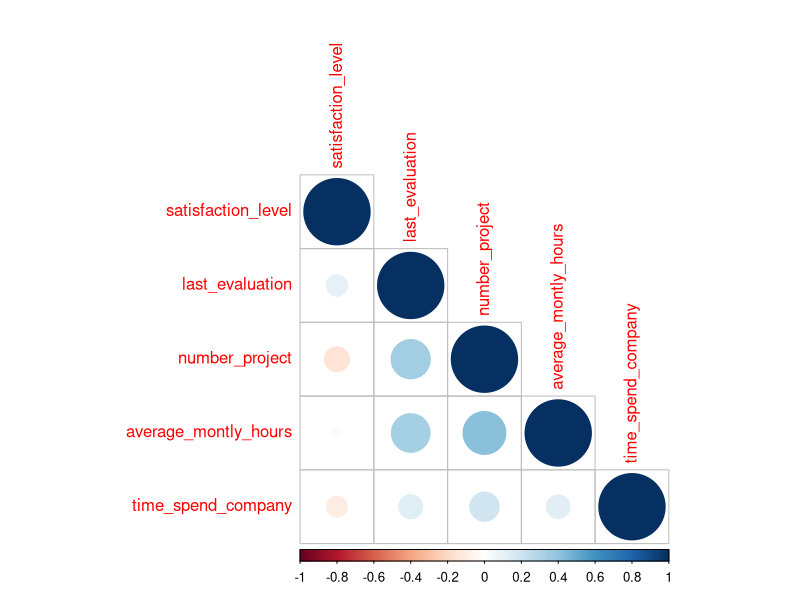
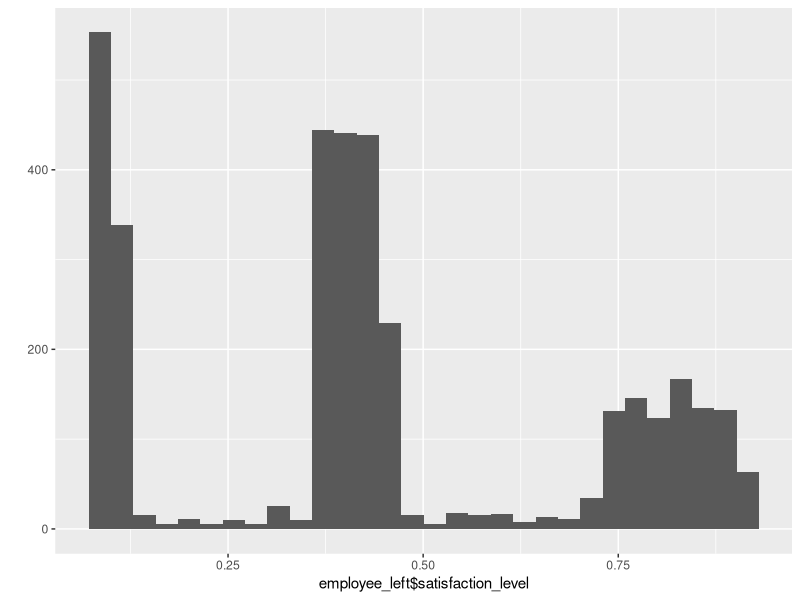
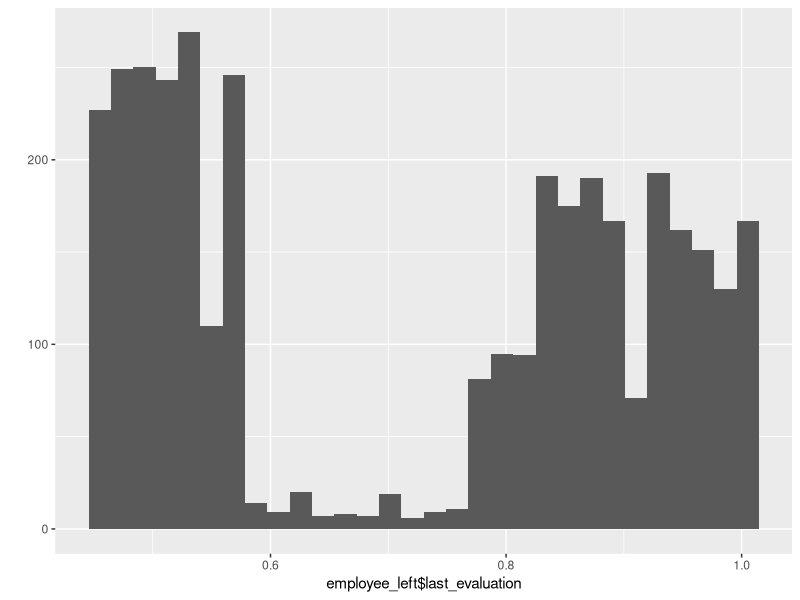
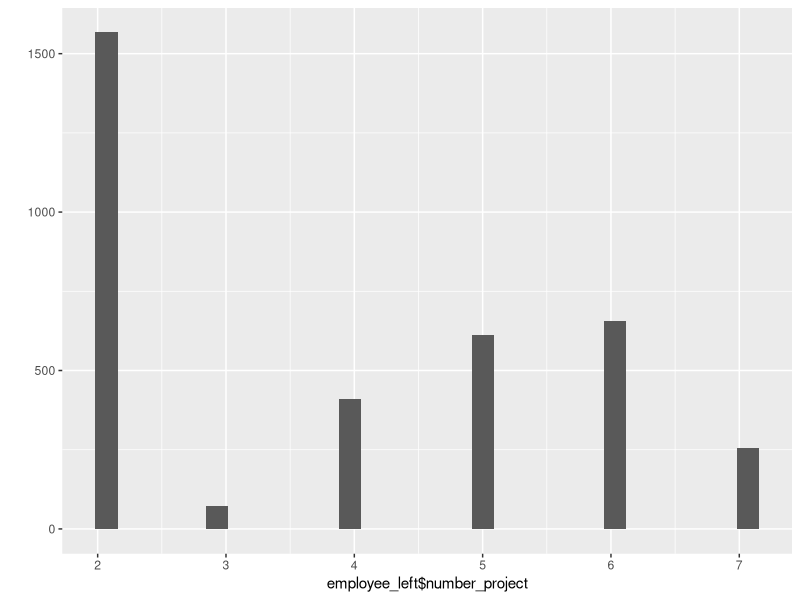
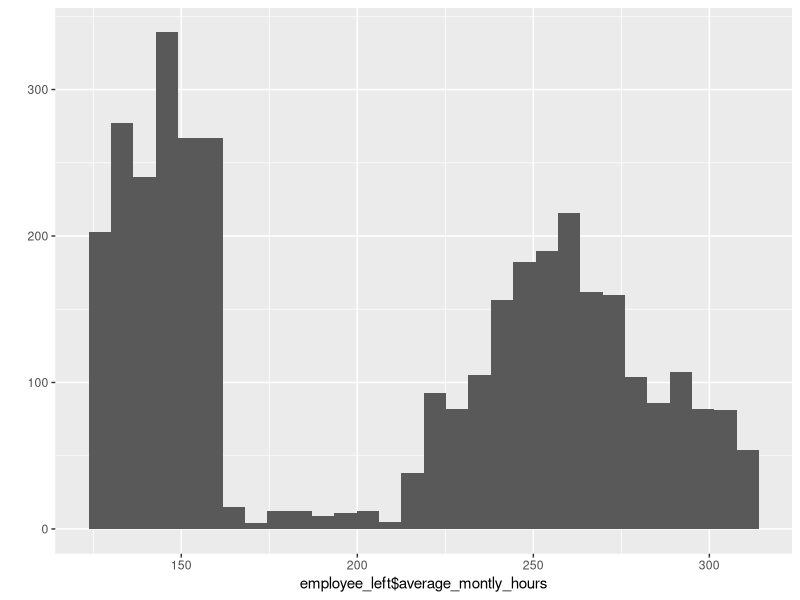
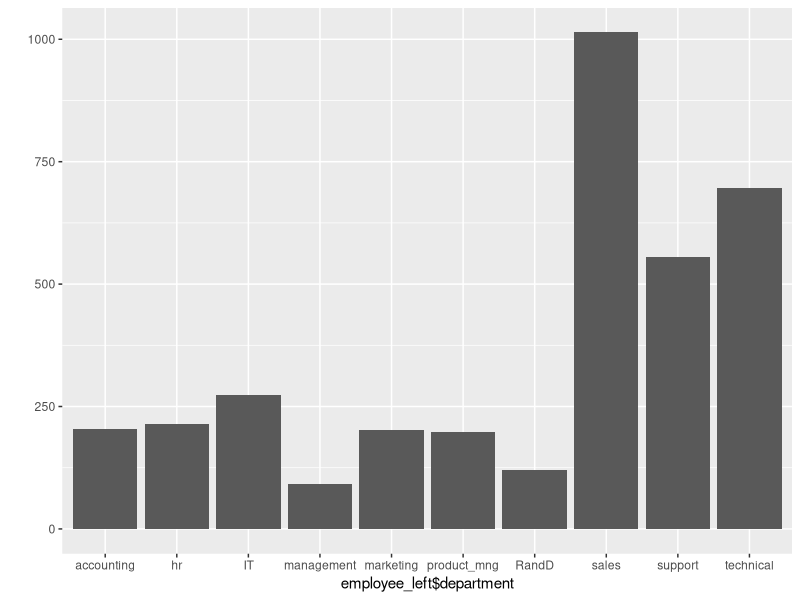
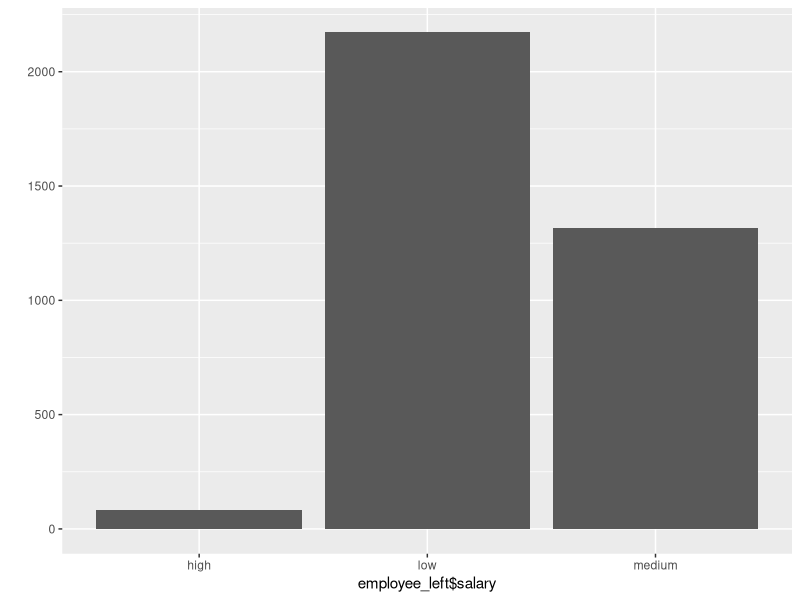
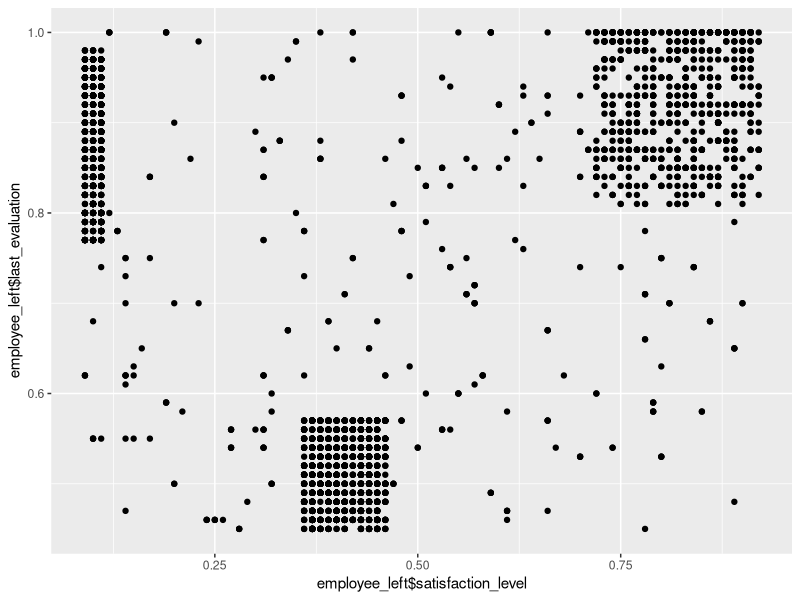

Here is the R script that generated these plots, in order:

# To check the directory and to read the file

setwd("C:/sje_project")
employee<-read.csv("employee.csv")
str(employee)
summary(employee)

# Let's check the correlation values of the attributes

employee_cor <- employee[,-c(6:10)]
cr <- cor(employee_cor)
library(corrplot)
corrplot(cr, type='lower')
cor(employee_cor)

# Let's visualize the datasets for the employees who left the company

employee_left <- employee[employee$left==1,]

library("ggplot2")
qplot(employee_left$satisfaction_level)
qplot(employee_left$last_evaluation)
qplot(employee_left$number_project)
qplot(employee_left$average_montly_hours)
qplot(employee_left$department)
qplot(employee_left$salary)

# Let's visualize the relationship between attributes for the employees who left the organization

qplot(employee_left$satisfaction_level,employee_left$last_evaluation)
qplot(employee_left$number_project,employee_left$average_montly_hours)
qplot(employee_left$satisfaction_level,employee_left$average_montly_hours)

# Let's visualize the datasets for the employees who didn't leave the company.

employee_stay <- employee[employee$left==0,]

library("ggplot2")
qplot(employee_stay$satisfaction_level)
qplot(employee_stay$last_evaluation)
qplot(employee_stay$number_project)
qplot(employee_stay$average_montly_hours)
qplot(employee_stay$department)
qplot(employee_stay$salary)

# Let's visualize the relationship between attributes for the employees who didn't leave the company

qplot(employee_stay$satisfaction_level,employee_stay$last_evaluation)
qplot(employee_stay$number_project,employee_stay$average_montly_hours)
qplot(employee_stay$satisfaction_level,employee_stay$average_montly_hours)

# Let's visualize the datasets for overall employees in the company.

library("ggplot2")
qplot(employee$satisfaction_level)
qplot(employee$last_evaluation)
qplot(employee$number_project)
qplot(employee$average_montly_hours)
qplot(employee$department)
qplot(employee$salary)

# Let's visualize the relationship between attributes for overall employees

qplot(employee$satisfaction_level,employee$last_evaluation)
qplot(employee$number_project,employee$average_montly_hours)
qplot(employee$satisfaction_level,employee$average_montly_hours)

# Let's evaluate the department wise turnouts

employee_left$department <- as.factor(employee_left$department)
qplot(employee_left$department,ylim=c(0,4000))

employee_stay$department <- as.factor(employee_stay$department)
qplot(employee_stay$department, ylim=c(0,4000))

# Let's evaluate percentage of employees leaving from each department

a <- table(employee$department)
b <- table(employee_left$department)
c <- as.data.frame(cbind(a,b))
colnames(c) <- c("Total_employees","Left_employees")
c$left_percentage <- (c$Left_employees/c$Total_employees)*100
c

# Let's start building the first model - Decision tree for this dataset and to check the accuracy

employee$Work_accident <- as.factor(employee$Work_accident)
employee$left <- as.factor(employee$left)
employee$promotion_last_5years <- as.factor(employee$promotion_last_5years)
employee$department <- as.factor(employee$department)
employee$salary <- as.factor(employee$salary)
str(employee)

library(rpart)
#Build a training and testing set
set.seed(4)
id<-sample(2,nrow(employee),prob = c(0.7,0.3),replace = T)
trainset<-employee[id==1,]
testset<-employee[id==2,]

model<-rpart(trainset$left~. ,data = trainset)
model$variable.importance
plot(model, margin=0.1)
text(model, use.n = TRUE,pretty = TRUE, cex=0.8)

predvalues<-predict(model,newdata = testset,type = "class")
library(caret)
library(e1071)
confusionMatrix(table(predvalues, testset$left))

# Let's start building the second model - Random Forest for this dataset and check the accuracy

library(randomForest)
model<-randomForest(trainset$left~. ,data = trainset, ntree=500)
model

predvalues<-predict(model,newdata = testset,type = "class")
confusionMatrix(table(predvalues, testset$left))

varImp(model)
varImpPlot(model,sort=TRUE, type=2)

# Let's start building the third model - Naive Bayes for this dataset and check the accuracy

library(e1071)
model<-naiveBayes(trainset$left~. ,data = trainset)
model

predvalues<-predict(model,newdata = testset,type = "class")
confusionMatrix(table(predvalues, testset$left))

# Let's start building the fourth model - SVM for this dataset with linear hyperplane and check the accuracy

model<-svm(trainset$left~. ,data = trainset, kernel = "linear", cost = 1.0)
summary(model)

predvalues<-predict(model,newdata = testset,type = "class")
confusionMatrix(table(predvalues, testset$left))

# Let's start building the fourth model - SVM for this dataset with polynomial hyperplane and check the accuracy

model<-svm(trainset$left~. ,data = trainset, kernel = "polynomial", cost = 1.0)
summary(model)

predvalues<-predict(model,newdata = testset,type = "class")
confusionMatrix(table(predvalues, testset$left))


